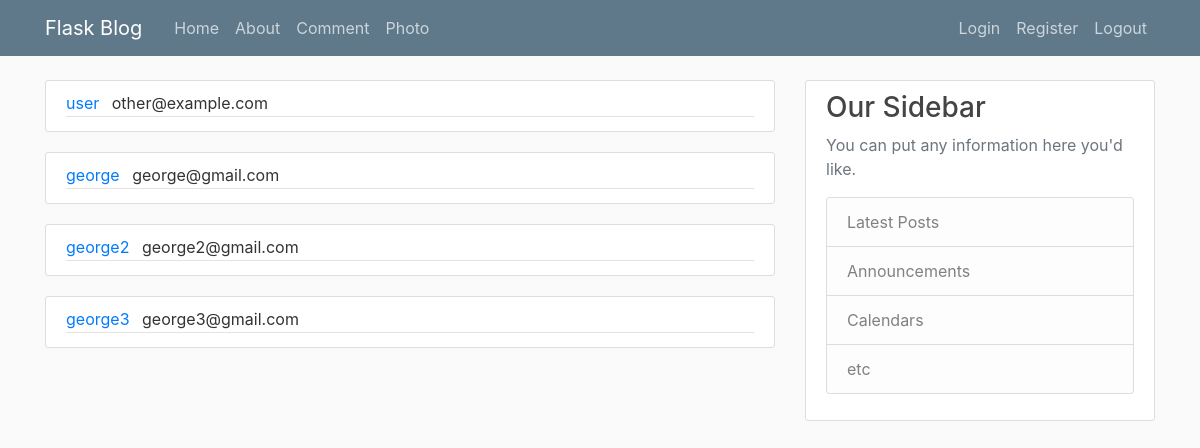
The page /admin on the database its author committed.
### db_interface.py (models this page shows, shortened)
class User(db.Model):
    id = db.Column(db.Integer, primary_key=True)
    username = db.Column(db.String(20), unique=True, nullable=False)
    email = db.Column(db.String(120), unique=True, nullable=False)
    image_file = db.Column(db.String(120), nullable=False, default='default.jpg')
    password = db.Column(db.String(60), nullable=False)
    posts = db.relationship('Post', backref='author', lazy=True)
    image = db.Column(db.LargeBinary, nullable=True)

### flaskblog.py (the view)
@app.route("/admin")
def admin():
    return render_template('admin.html', users=User.query.all())

### Templates/admin.html (shortened to what this page needs)
<html>
    <head></head>
    <body>{% extends "layout.html" %}
    {% block content %}
        {% for user in users %}
            <article class="media content-section">
              <div class="media-body">
                <div class="article-metadata">
                  <a class="mr-2" href="#">{{ user.username }}</a>
                  <a class="mr-2">{{ user.email }}</a>
                </div>
            </article>
        {% endfor %}
    {% endblock content %}

### static/main.css (style rules this page uses)
body { background: #fafafa; color: #333333; margin-top: 5rem; }
.content-section { background: #ffffff; padding: 10px 20px; border: 1px solid #dddddd; border-radius: 3px; margin-bottom: 20px; }
.article-metadata { padding-bottom: 1px; margin-bottom: 4px; border-bottom: 1px solid #e3e3e3 }

### rows shown on the page
User: username "user", email "other@example.com"
User: username "george", email "george@gmail.com"
User: username "george2", email "george2@gmail.com"
User: username "george3", email "george3@gmail.com"
